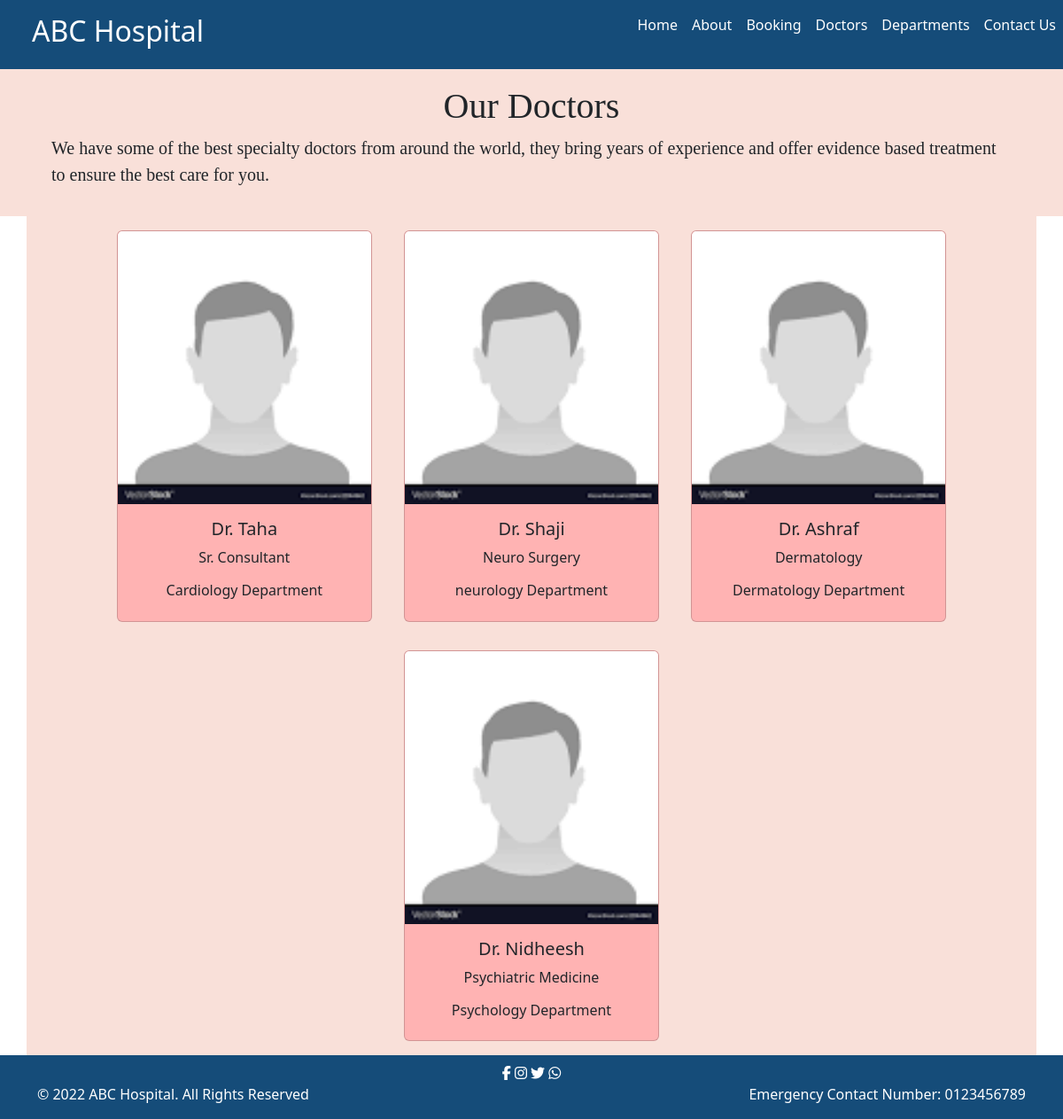
Page /doctors on the committed database.
### home/models.py (models this page shows, shortened)
class Doctors(models.Model):
    doc_name = models.CharField(max_length=255)
    doc_spec = models.TextField(max_length=255)
    dep_name = models.ForeignKey(Departments,on_delete=models.CASCADE)
    doc_image = models.ImageField(upload_to='doctors')

class Departments(models.Model):
    dep_name = models.CharField(max_length=100)
    dep_description = models.TextField()
    def __str__(self):
        return self.dep_name

### home/views.py (the view)
# urls.py: path('doctors', views.doctors,name='doctors'),
def doctors(request):
    dict_docs = {
        'doctors': Doctors.objects.all()
    }
    return render(request,'doctors.html',dict_docs)

### templates/doctors.html (shortened to what this page needs)
{% extends 'base.html' %}
{% block content%}
<section class="mt-auto" style="padding-top: 5em;background-color: #F9E0D9;">
    <div class="container">
        <div class="row mt-auto p-3">
            <h1 class="text-center" style="font-family: 'Titillium Web';">Our Doctors</h1>
            <p style="font-family: 'sans-serif'; font-size: 20px; ">We have some of the best specialty doctors from around the world, they bring years of experience and offer evidence based treatment to ensure the best care for you.</p>
        </div>
    </div>
</section>
<div class="container text-center " style="background-color: #F9E0D9;">
    {% for d in doctors %}
    <div class="card text-center mx-3 my-3" style="width: 18rem; display:inline-block;background-color: #ffb3b3;">
        <img src="{{d.doc_image.url}}" class="card-img-top" alt="...">
        <div class="card-body">
            <h5 class="card-title">Dr. {{d.doc_name}}</h5>
            <p class="card-text">{{d.doc_spec}}</p>
            <h6>{{d.dep_name}} Department</h6>
        </div>
    </div>
    {% endfor %}
</div>
{% endblock %}

### templates/base.html (shortened to what this page needs)
{% load static %}
<!DOCTYPE html>
<html>
<head>
  <link href="https://cdn.jsdelivr.net/npm/bootstrap@5.3.0-alpha1/dist/css/bootstrap.min.css" rel="stylesheet">
</head>
<body>
<header  style="position: fixed; width: 100%; z-index: 1; background-color: #154c79">
    <div class="row text-white">
        <div class="col-md-6 col-9 p-3 ps-5 ">
          <h2 class="nav_items">ABC Hospital</h2>
        </div>
        <div class="col-md-6 col-3 ms-auto ">
            <nav class="navbar navbar-expand-lg sha384-mQ93GR66B00ZXjt0YO5KlohRA5SY2XofN4zfuZxLkoj1gXtW8ANNCe9d5Y3eG5eD">
                  <div class="collapse navbar-collapse" id="navbarNav">
                    <ul class="navbar-nav ms-auto ">
                      <li class="nav-item active">
                        <a class="nav-link text-white" href="{% url 'project_1' %}">Home</a>
                      </li>
                      <li class="nav-item active">
                        <a class="nav-link text-white" href="{% url 'about' %}">About</a>
                      </li>
                      <li class="nav-item active">
                        <a class="nav-link text-white" href="{% url 'booking' %}">Booking</a>
                      </li>
                      <li class="nav-item active">
                        <a class="nav-link text-white" href="{% url 'doctors' %}">Doctors</a>
                      </li>
                      <li class="nav-item active">
                        <a class="nav-link text-white" href="{% url 'department' %}">Departments</a>
                      </li>
                      <li class="nav-item active">
                        <a class="nav-link text-white" href="{% url 'contact' %}">Contact Us</a>
                      </li>
                    </ul>
                  </div>
              </nav>
        </div>
    </div>
</header>
{% block content%}{% endblock %}
<footer class="" style="background-color: #154c79;" >
  <div class="container">
      <div class="row">
            <div class="col-md-12 pt-2 text-center text-white">
                <a href="https://www.facebook.com/" style="text-decoration: none;color:white;" ><i class="fa-brands fa-facebook-f"></i></a>
                <a href="https://www.instagram.com/" style="text-decoration: none;color:white;" ><i class="fa-brands fa-instagram"></i></a>
                <a href="https://twitter.com/" style="text-decoration: none;color:white;" ><i class="fa-brands fa-twitter"></i></a>
                <a href="https://wa.me/00000" style="text-decoration: none;color:white;" ><i class="fa-brands fa-whatsapp"></i></a>
            </div>
            <div class="col-md-12 text-white" style="display: flex; justify-content: space-between;">
              <p>© 2022 ABC Hospital. All Rights Reserved</p>
              <p>Emergency Contact Number: 0123456789</p>
            </div>
      </div>
</footer>
</body>
</html>

### rows in the picture
Doctors: doc_image (picture), doc_name "Taha", doc_spec "Sr. Consultant", dep_name "Cardiology"
Doctors: doc_image (picture), doc_name "Shaji", doc_spec "Neuro Surgery", dep_name "neurology"
Doctors: doc_image (picture), doc_name "Ashraf", doc_spec "Dermatology", dep_name "Dermatology"
Doctors: doc_image (picture), doc_name "Nidheesh", doc_spec "Psychiatric Medicine", dep_name "Psychology"
